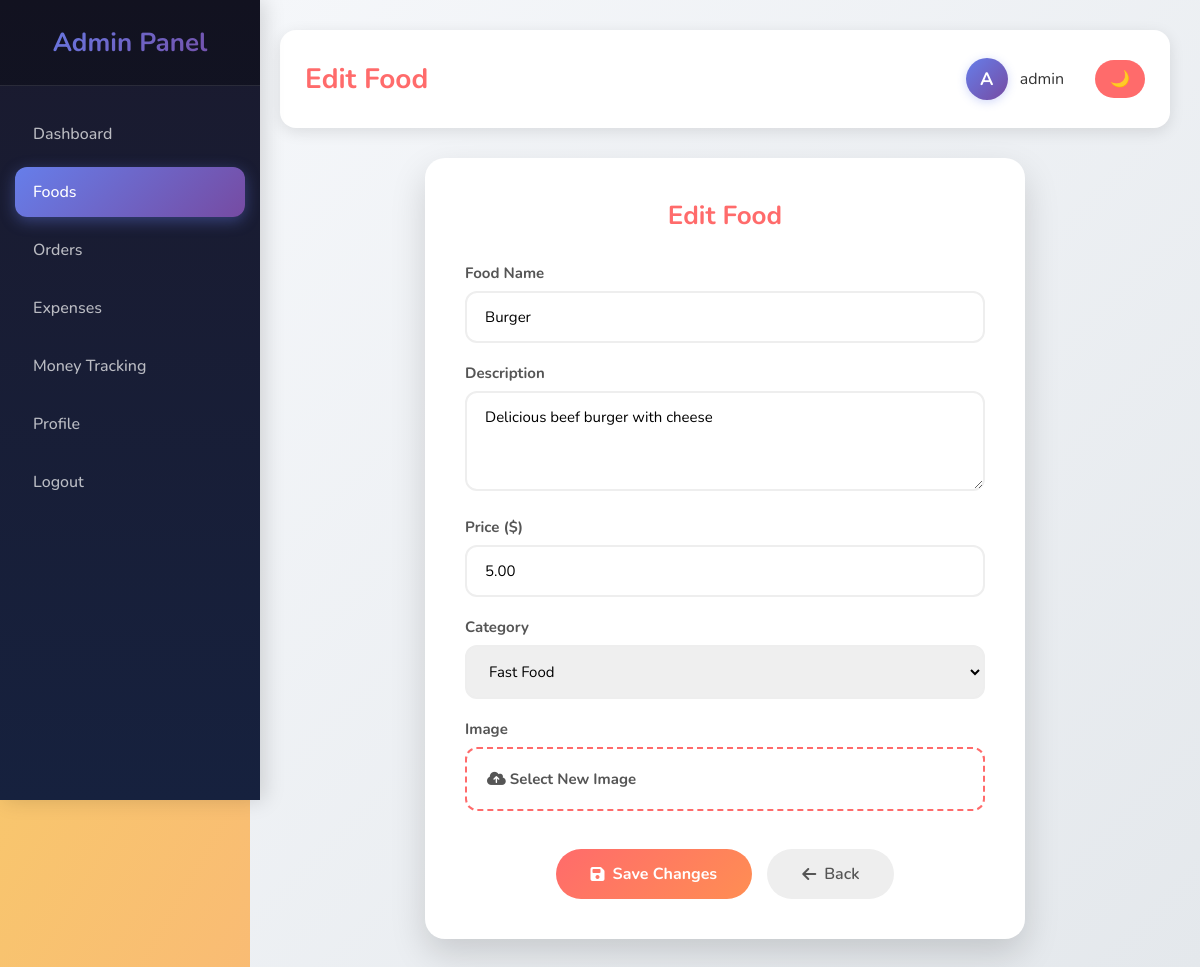
The app's page /admin/edit_food.php?id=1 (signed in) with its own data.
### tables this page shows
CREATE TABLE foods (
    id INT AUTO_INCREMENT PRIMARY KEY,
    name VARCHAR(200) NOT NULL,
    description TEXT,
    price DECIMAL(10,2) NOT NULL,
    category VARCHAR(50) DEFAULT 'Other',
    image VARCHAR(255),
    created_at TIMESTAMP DEFAULT CURRENT_TIMESTAMP
);

### admin/edit_food.php (the view, shortened to what this page needs)
<?php
require_once '../config.php';
$id = $_GET['id'];
$stmt = $conn->prepare("SELECT * FROM foods WHERE id = ?");
$stmt->execute([$id]);
$food = $stmt->fetch();
?>
<!DOCTYPE html>
<html lang="en">
<head>
    <link rel="stylesheet" href="../css/style.css">
    <link rel="stylesheet" href="../css/toast.css">
    <link rel="stylesheet" href="../css/admin.css">
    <link rel="stylesheet" href="https://cdnjs.cloudflare.com/ajax/libs/font-awesome/6.4.0/css/all.min.css">
</head>
<body>
    <div class="admin-wrapper">
        <aside class="sidebar">
            <div class="sidebar-header">
                <h2>Admin Panel</h2>
            </div>
            <ul class="sidebar-menu">
                <li><a href="dashboard.php">Dashboard</a></li>
                <li><a href="foods.php" class="active">Foods</a></li>
                <li><a href="orders.php">Orders</a></li>
                <li><a href="expenses.php">Expenses</a></li>
                <li><a href="money_tracking.php">Money Tracking</a></li>
                <li><a href="profile.php">Profile</a></li>
                <li><a href="../logout.php">Logout</a></li>
            </ul>
        </aside>
        <main class="main-content">
            <div class="top-bar">
                <h1>Edit Food</h1>
                <div class="top-bar-right">
                    <a href="profile.php" class="user-profile">
                        <?php if (!empty($_SESSION['profile_image'])): ?>
                        <img src="../uploads/profiles/<?= $_SESSION['profile_image'] ?>" alt="Profile" class="profile-img">
                        <?php else: ?>
                        <div class="profile-placeholder"><?= strtoupper(substr($_SESSION['username'], 0, 1)) ?></div>
                        <?php endif; ?>
                        <span><?= $_SESSION['username'] ?></span>
                    </a>
                    <button class="theme-toggle" onclick="toggleTheme()" style="background:#ff6b6b;border:none;color:white;padding:8px 15px;border-radius:20px;cursor:pointer;font-size:16px;">🌙</button>
                </div>
            </div>
            <div class="form-card">
                <h2>Edit Food</h2>
                <form method="POST" enctype="multipart/form-data">
                    <div class="form-group">
                        <label>Food Name</label>
                        <input type="text" name="name" value="<?= $food['name'] ?>" required>
                    </div>
                    <div class="form-group">
                        <label>Description</label>
                        <textarea name="description" rows="3"><?= $food['description'] ?></textarea>
                    </div>
                    <div class="form-group">
                        <label>Price ($)</label>
                        <input type="number" name="price" value="<?= $food['price'] ?>" step="0.01" required>
                    </div>
                    <div class="form-group">
                        <label>Category</label>
                        <select name="category">
                            <option value="Fast Food" <?= $food['category'] == 'Fast Food' ? 'selected' : '' ?>>Fast Food</option>
                        </select>
                    </div>
                    <div class="form-group">
                        <label>Image</label>
                        <div class="file-upload">
                            <label for="image" class="file-upload-label">
                                <i class="fas fa-cloud-upload-alt"></i>
                                Select New Image
                            </label>
                        </div>
                    </div>
                    <div class="form-actions">
                        <button type="submit" class="btn-save">
                            <i class="fas fa-save"></i> Save Changes
                        </button>
                        <a href="foods.php" class="btn-back">
                            <i class="fas fa-arrow-left"></i> Back
                        </a>
                    </div>
                </form>
            </div>
        </main>
    </div>
</body>
</html>

### css/style.css (style rules this page uses)
* { margin: 0; padding: 0; box-sizing: border-box; font-family: 'Segoe UI', Tahoma, Geneva, Verdana, sans-serif; }
body { background-color: #f5f5f5; min-height: 100vh; }
h1 { color: #333; margin-bottom: 20px; }
.form-group { margin-bottom: 20px; }
.form-group label { display: block; margin-bottom: 5px; color: #555; font-weight: bold; }
.form-group input, .form-group textarea, .form-group select { width: 100%; padding: 12px; border: 1px solid #ddd; border-radius: 5px; font-size: 14px; }
.theme-toggle { background: rgba(255,255,255,0.2); border: none; color: white; padding: 8px 15px; border-radius: 5px; cursor: pointer; font-size: 18px; transition: background 0.3s; }
* { margin: 0; padding: 0; box-sizing: border-box; font-family: 'Poppins', sans-serif; }
body { min-height: 100vh; }

### css/admin.css (style rules this page uses)
.admin-wrapper { display: flex; min-height: 100vh; }
.sidebar { width: 260px; background: linear-gradient(180deg, #1a1a2e 0%, #16213e 100%); color: white; position: fixed; height: 100vh; padding: 0; box-shadow: 4px 0 20px rgba(0,0,0,0.15); }
.sidebar-header { padding: 25px 20px; background: rgba(0,0,0,0.3); text-align: center; border-bottom: 1px solid rgba(255,255,255,0.1); }
.sidebar-header h2 { margin: 0; font-size: 26px; background: linear-gradient(135deg, #667eea 0%, #764ba2 100%); -webkit-background-clip: text; -webkit-text-fill-color: transparent; background-clip: text; }
.sidebar-menu { list-style: none; padding: 15px; margin: 0; }
.sidebar-menu li { margin: 8px 0; }
.sidebar-menu a { display: flex; align-items: center; gap: 12px; padding: 14px 18px; color: rgba(255,255,255,0.7); text-decoration: none; border-radius: 12px; transition: all 0.3s ease; font-weight: 500; }
.sidebar-menu a.active { background: linear-gradient(135deg, #667eea 0%, #764ba2 100%); color: white; box-shadow: 0 4px 15px rgba(102,126,234,0.4); }
.main-content { margin-left: 250px; flex: 1; padding: 25px; background: linear-gradient(135deg, #f5f7fa 0%, #e4e8ec 100%); min-height: 100vh; }
.top-bar { display: flex; justify-content: space-between; align-items: center; margin-bottom: 30px; padding: 18px 25px; background: white; border-radius: 12px; box-shadow: 0 4px 15px rgba(0,0,0,0.08); }
.user-profile { display: flex; align-items: center; gap: 10px; cursor: pointer; position: relative; text-decoration: none; color: #333; }
.profile-placeholder { width: 40px; height: 40px; border-radius: 50%; background: linear-gradient(135deg, #667eea 0%, #764ba2 100%); color: white; display: flex; align-items: center; justify-content: center; font-weight: bold; font-size: 18px; }
.top-bar h1 { margin: 0; font-size: 24px; color: #2c3e50; font-weight: 700; }
.user-profile { display: flex; align-items: center; gap: 12px; cursor: pointer; position: relative; text-decoration: none; color: #333; padding: 8px 16px; border-radius: 25px; transition: all 0.3s ease; }
.profile-placeholder { width: 42px; height: 42px; border-radius: 50%; background: linear-gradient(135deg, #667eea 0%, #764ba2 100%); color: white; display: flex; align-items: center; justify-content: center; font-weight: bold; font-size: 18px; box-shadow: 0 2px 10px rgba(102,126,234,0.3); }
.top-bar-right { display: flex; align-items: center; gap: 15px; }
.theme-toggle { background: rgba(255,255,255,0.2); border: none; color: white; padding: 8px 15px; border-radius: 5px; cursor: pointer; font-size: 18px; transition: background 0.3s; }

### records on screen
foods: name "Burger", description "Delicious beef burger with cheese", price "5.00", category "Fast Food"

### other values on screen
substr($_SESSION['username'], 0, 1) "A"
$_SESSION['username'] "admin"
